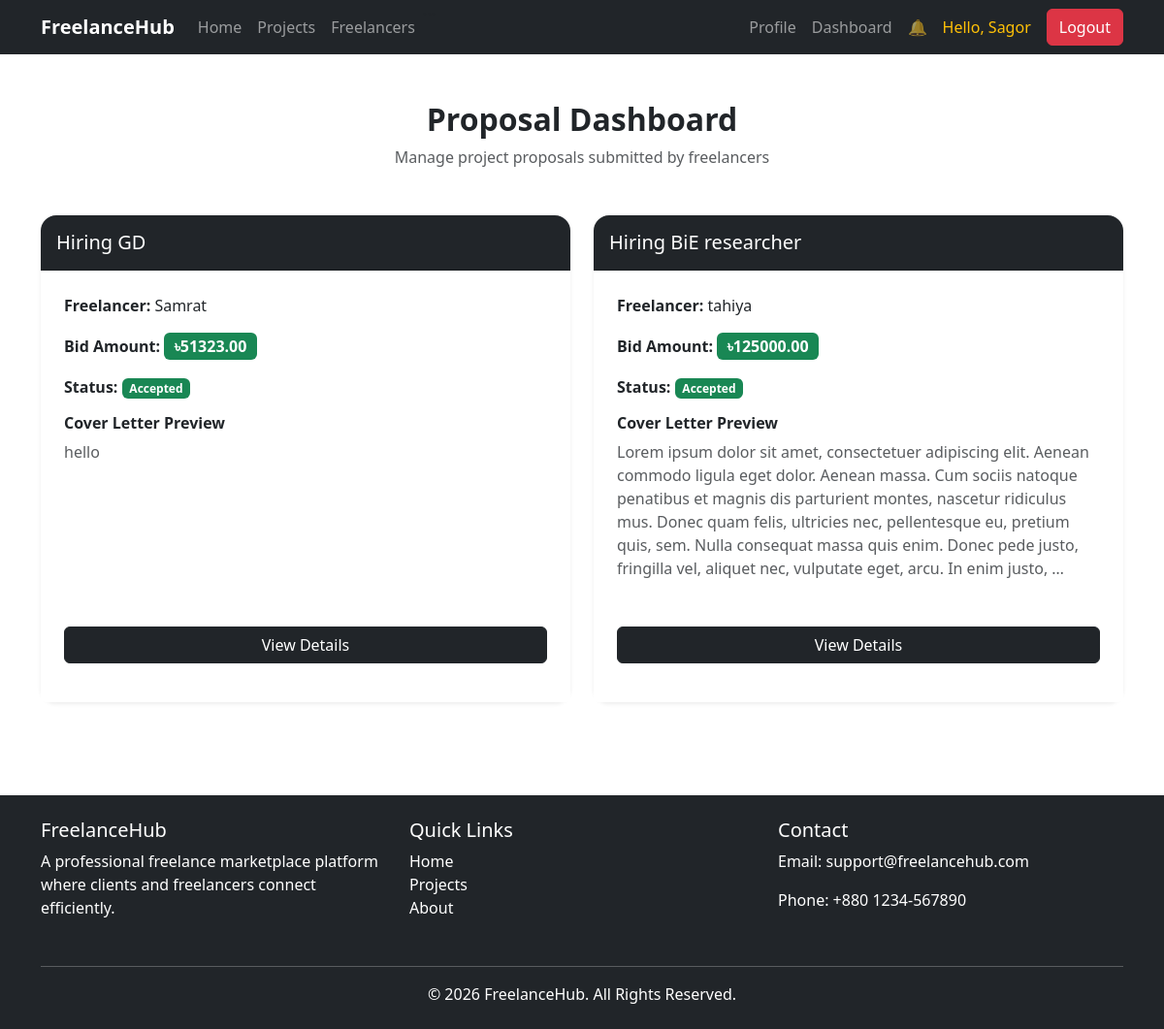
The page /proposals/dashboard/ (signed in) on the database its author committed.
### accounts/models.py (models this page shows, shortened)
class User(AbstractUser):
    role= models.CharField(max_length=50,choices=ROLE_CHOICES)
    is_verified= models.BooleanField(default=False)

### proposals/models.py (models this page shows, shortened)
class Proposal(models.Model):
    STATUS_CHOICES = (
        ('pending', 'Pending'),
        ('accepted', 'Accepted'),
        ('rejected', 'Rejected'),
    )
    project = models.ForeignKey(Project,on_delete=models.CASCADE,related_name='proposals')
    freelancer = models.ForeignKey(settings.AUTH_USER_MODEL,on_delete=models.CASCADE,related_name='proposals')
    cover_letter = models.TextField()
    bid_amount = models.DecimalField(max_digits=10,decimal_places=2)
    status = models.CharField(max_length=20,choices=STATUS_CHOICES,default='pending')
    created_at = models.DateTimeField(auto_now_add=True)

### projects/models.py (models this page shows, shortened)
class Project(models.Model):
    status = models.CharField(
    max_length=20,
    choices=[
        ('open', 'Open'),
        ('in_progress', 'In Progress'),
        ('submitted', 'Submitted'),
        ('completed', 'Completed'),
    ],
    default='open'
)
    client = models.ForeignKey(settings.AUTH_USER_MODEL,on_delete=models.CASCADE,related_name='projects')
    category = models.ForeignKey(Category,on_delete=models.CASCADE)
    title = models.CharField(max_length=200)
    description = models.TextField()
    budget = models.DecimalField(max_digits=10,decimal_places=2)
    deadline = models.DateField()
    created_at = models.DateTimeField(auto_now_add=True)

### proposals/views.py (the view)
# urls.py: path('dashboard/',views.proposal_dashboard,name='proposal_dashboard'),
@login_required
def proposal_dashboard(request):
    proposals = Proposal.objects.filter(
        project__client=request.user
    ).order_by('-id')
    for proposal in proposals:
        proposal.conversation = Conversation.objects.filter(
            project=proposal.project,
            freelancer=proposal.freelancer
        ).first()
    return render(
        request,
        'proposals/dashboard.html',
        {
            'proposals': proposals
        }
    )

### notifications/context_processors.py (called while the page is built)
def notification_count(request):
    count = 0
    if request.user.is_authenticated:
        count = Notification.objects.filter(
            user=request.user,
            is_read=False
        ).count()
    return {
        'notification_count': count
    }

### proposals/templates/proposals/dashboard.html
{% extends 'base.html' %} {% block content %}
<div class="container py-5">
  <div class="text-center mb-5">
    <h2 class="fw-bold">Proposal Dashboard</h2>
    <p class="text-muted">Manage project proposals submitted by freelancers</p>
  </div>
  {% if proposals %}
  <div class="row g-4">
    {% for proposal in proposals %}
    <div class="col-lg-6 col-md-6 col-12">
      <div class="card border-0 shadow-sm rounded-4 h-100">
        <div class="card-header bg-dark text-white py-3 rounded-top-4">
          <h5 class="mb-0">{{ proposal.project.title }}</h5>
        </div>
        <div class="card-body p-4">
          <p class="mb-3">
            <strong> Freelancer: </strong>
            {{ proposal.freelancer.first_name }}
          </p>
          <p class="mb-3">
            <strong> Bid Amount: </strong>
            <span class="badge bg-success fs-6">
              ৳{{ proposal.bid_amount }}
            </span>
          </p>
          <p class="mb-3">
            <strong> Status: </strong>
            {% if proposal.status == 'pending' %}
            <span class="badge bg-warning text-dark"> Pending </span>
            {% elif proposal.status == 'accepted' %}
            <span class="badge bg-success"> Accepted </span>
            {% else %}
            <span class="badge bg-danger"> Rejected </span>
            {% endif %}
          </p>
          <div>
            <h6 class="fw-bold mb-2">Cover Letter Preview</h6>
            <p class="text-muted mb-0">
              {{ proposal.cover_letter|truncatewords:55 }}
            </p>
          </div>
        </div>
        <div class="card-footer bg-white border-0 p-4">
          <a
            href="{% url 'proposal_detail' proposal.id %}"
            class="btn btn-dark w-100 mb-3"
          >
            View Details
          </a>
        </div>
      </div>
    </div>
    {% endfor %}
  </div>
  {% else %}
  <div class="card border-0 shadow-sm rounded-4 p-5 text-center">
    <h4 class="fw-bold">No Proposals Yet</h4>
    <p class="text-muted mb-0">Freelancers have not submitted proposals yet.</p>
  </div>
  {% endif %}
</div>
{% endblock %}

### templates/navbar.html (shortened to what this page needs)
<nav class="navbar navbar-expand-lg navbar-dark bg-dark">
  <div class="container">
    <a class="navbar-brand fw-bold" href="/"> FreelanceHub </a>
    <div class="collapse navbar-collapse" id="navbarContent">
      <ul class="navbar-nav me-auto mb-2 mb-lg-0">
        <li class="nav-item">
          <a class="nav-link" href="/"> Home </a>
        </li>
        <li class="nav-item">
          <a class="nav-link" href="{% url 'project_list' %}"> Projects </a>
        </li>
        {% if user.is_authenticated and user.role == 'client' %}
        <li class="nav-item">
          <a class="nav-link" href="{% url 'freelancer_list' %}">
            Freelancers
          </a>
        </li>
        {% endif %} ```
      </ul>
      <ul class="navbar-nav align-items-center">
        {% if user.is_authenticated %}
        <li class="nav-item">
          <a class="nav-link" href="{% url 'profile' %}"> Profile </a>
        </li>
        <li class="nav-item">
          {% if user.role == 'client' %}
          <a class="nav-link" href="{% url 'proposal_dashboard' %}">
            Dashboard
          </a>
          {% elif user.role == 'freelancer' %}
          <a class="nav-link" href="{% url 'freelancer_dashboard' %}">
            Dashboard
          </a>
          {% endif %}
        </li>
        <li class="nav-item">
          <a
            class="nav-link position-relative"
            href="{% url 'notification_list' %}"
          >
            🔔
          </a>
        </li>
        <li class="nav-item">
          <span class="nav-link text-warning">
            Hello, {{ user.first_name }}
          </span>
        </li>
        <li class="nav-item">
          <a class="btn btn-danger ms-2" href="{% url 'logout' %}"> Logout </a>
        </li>
        {% endif %}
      </ul>
    </div>
  </div>
</nav>

### rows shown on the page
User: first_name "Sagor"
Proposal: project "Hiring GD", freelancer.first_name "Samrat", bid_amount "51323.00", status "Accepted", cover_letter "hello"
Proposal: project "Hiring BiE researcher", freelancer.first_name "tahiya", bid_amount "125000.00", status "Accepted", cover_letter "Lorem ipsum dolor sit amet, consectetuer adipiscing elit. Aenean commodo ligula eget dolor. Aenean massa. Cum sociis natoque penatibus et magnis dis parturient montes, nascetur ridiculus mus. Donec quam felis, ultricies nec, pellentesque eu, pretium quis, sem. Nulla consequat massa quis enim. Donec pede justo, fringilla vel, aliquet nec, vulputate eget, arcu. In enim justo, …"
